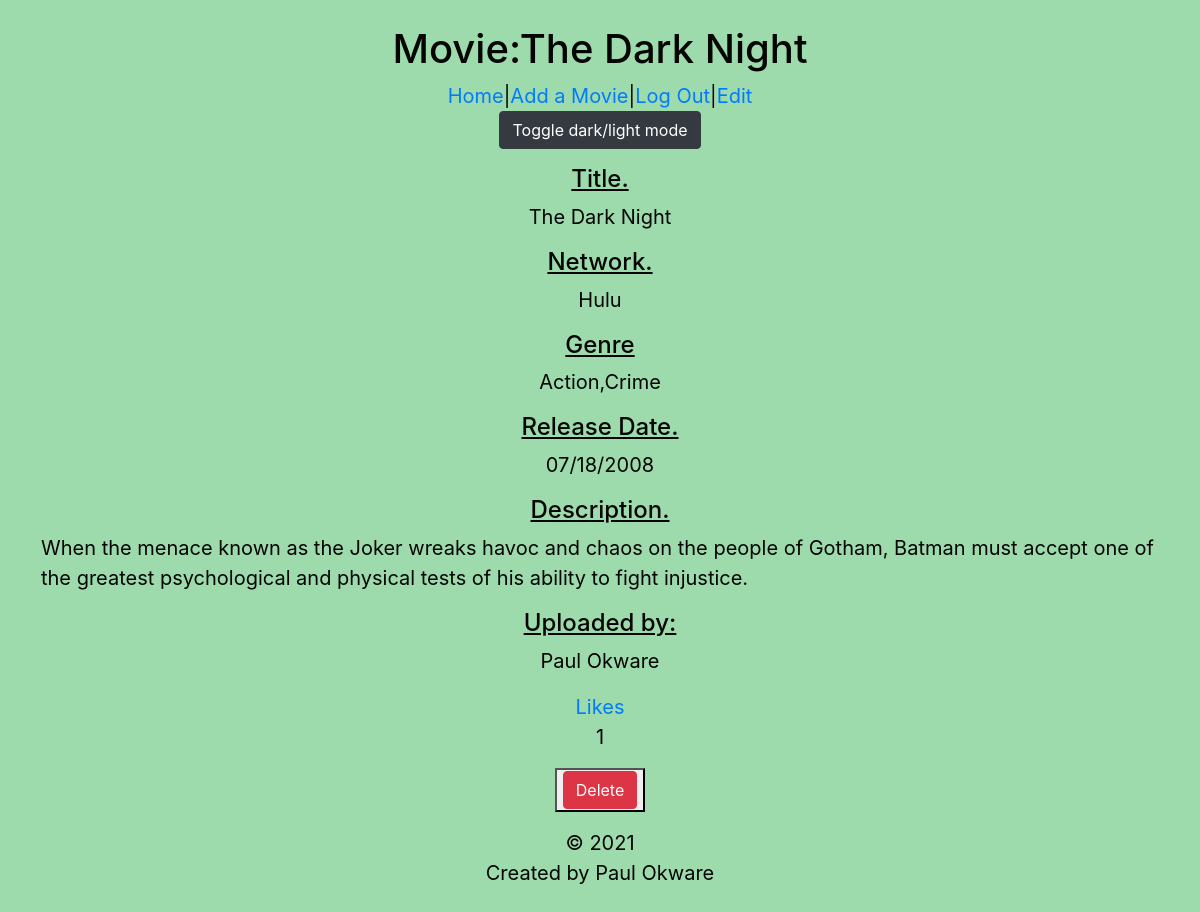
Screenshot of /dashboard/4 with the database file from the repository.
### soloProjectApp/models.py (models this page shows, shortened)
class Movie(models.Model):
    title = models.CharField(max_length=255)
    network = models.CharField(max_length=45)
    description = models.TextField(max_length=255)
    genre = models.CharField(max_length=45)
    release_date = models.DateTimeField()
    uploaded_by = models.ForeignKey(User,related_name ='movies_uploaded',on_delete=models.CASCADE)
    user_likes = models.ManyToManyField(User, related_name='liked_movies')
    created_at = models.DateTimeField(auto_now_add=True)
    updated_at = models.DateTimeField(auto_now=True)
    objects = MovieManager()

class User(models.Model):
    firstName = models.CharField(max_length=255)
    lastName = models.CharField(max_length=255)
    email = models.EmailField(unique=True)
    password = models.CharField(max_length=255)
    created_at = models.DateTimeField(auto_now_add=True)
    updated_at = models.DateTimeField(auto_now=True)
    objects = UserManager()

### soloProjectApp/views.py (the view)
# urls.py: path('dashboard/<int:movie_id>',views.movie),
def movie(request, movie_id):
    one_movie = Movie.objects.get(id=movie_id)
    context = {
        'movie': one_movie,
    }
    return render(request, 'movie.html',context)

### soloProjectApp/templates/movie.html (shortened to what this page needs)
<!DOCTYPE html>
<html lang="en">
<head>
    <link rel="stylesheet" href="https://cdn.jsdelivr.net/npm/bootstrap@4.6.0/dist/css/bootstrap.min.css">
    {% load static %}
    <link rel="stylesheet" href="{% static 'css/styles.css' %}">
</head>
<body>
    <header>
        <h1>Movie:{{movie.title}}</h1>
        <nav>
            <a href="/dashboard">Home</a>|<a href="/new">Add a Movie</a>|<a href="/logout">Log Out</a>|<a href="{{ movie.id }}/edit">Edit</a>
        </nav>
        <button type="button" class="btn btn-dark" onclick="myFunction()">Toggle dark/light mode</button>
    </header>
    <div class="main">
        <h4>Title.</h4>
        <p>{{ movie.title }}</p>
        <h4>Network.</h4>
        <p>{{ movie.network }}</p>
        <h4>Genre</h4>
        <p>{{movie.genre}}</p>
        <h4>Release Date.</h4>
        <p>{{ movie.release_date|date:"SHORT_DATE_FORMAT" }}</p>
        <h4>Description.</h4>
        <p>{{ movie.description }}</p>
        <h4>Uploaded by:</h4>
        <p>{{movie.uploaded_by.firstName}} {{movie.uploaded_by.lastName}}</p>
        <a href="/dashboard/{{movie.id}}/like">Likes</a>
        <p>{{ movie.user_likes.count}}</p>
        <button><a href="/dashboard/{{ movie.id }}/delete"role='button' class="btn btn-danger">Delete</a></button>
    </div>
</body>
<footer>
    &copy; <span id="year">2021</span>
    <p>Created by Paul Okware</p>
</footer>
</html>

### soloProjectApp/static/css/styles.css (style rules this page uses)
body { margin: 0; padding: 25px; background-color: #9DDBAD; background-image: url("https://www.transparenttextures.com/patterns/purty-wood.png"); color: #040403; font-size: 20px; }
h4 { text-decoration: underline; }
.main { display: flex; flex-direction: column; justify-content: space-evenly; align-items: center; padding: 1rem; }
header { text-align: center; }
footer { text-align: center; }

### rows the page displays
Movie: title "The Dark Night", network "Hulu", genre "Action,Crime", release_date "07/18/2008", description "When the menace known as the Joker wreaks havoc and chaos on the people of Gotham, Batman must accept one of the greatest psychological and physical tests of his ability to fight injustice.", uploaded_by.firstName "Paul", uploaded_by.lastName "Okware", user_likes.count "1"
